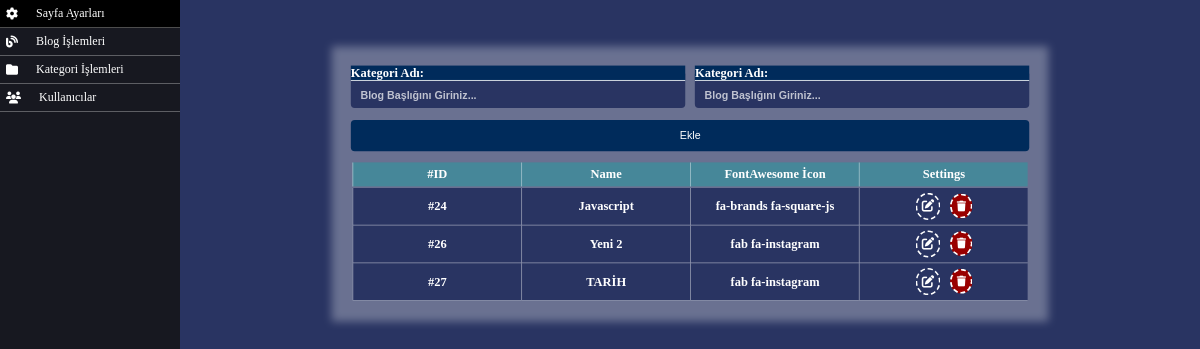
Page /nedmin/category-settings.php (signed in) on the committed database.
### tables this page shows
CREATE TABLE `category` (
  `id` int(11) NOT NULL,
  `name` varchar(100) NOT NULL,
  `icon` varchar(250) NOT NULL
);

### public/db/connection.php (called while the page is built, shortened)
<?php
    try {
        class DB {
            private $db = null;
            public function __construct()
            {
                try{
                    $this->db = new PDO("mysql:host=localhost;dbname=blog;charset=utf8", "root", "");
                }catch(Exception $e){
                }
            }
            public function getAll($table) {
                $s = $this->db->prepare("SELECT * FROM $table");
                $s->execute();
                return $s->fetchAll();
            }
        }
        } catch (PDOException $e) {
            echo $e->getMessage();
        }
?>

### public/nedmin/category-settings.php (the view)
<!DOCTYPE html>
<html lang="en">
<head>
    <?php
    include "head.php";
    $db = new DB();
    $category = $db->getAll("category");
    ?>
</head>
<body>
    <?php include "menu/menu.php";?>
    <main class="admin__main">
        <form action="../db/category.php" method="POST" class="page__settings__form">
                <div class="form-control ">
                    <label for="title">Kategori Adı:</label>
                    <input type="text" id="title" name="name"
                        placeholder="Blog Başlığını Giriniz...">
                </div>
                <div class="form-control ">
                    <label for="title">Kategori Adı:</label>
                    <input type="text" id="title" name="icon"
                        placeholder="Blog Başlığını Giriniz...">
                </div>
                <button name="category_ekle" class="page__settings__button">Ekle</button>
                <table class="table form-control full">
                    <thead class="table-head">
                        <tr class="table-row">
                            <th class="table-col">#ID</th>
                            <th class="table-col">Name</th>
                            <th class="table-col">FontAwesome İcon</th>
                            <th class="table-col">Settings</th>
                        </tr>
                    </thead>
                    <tbody class="table-body">
                        <?php foreach ($category as $key => $c) {?>
                            <tr class="table-row">
                            <th class="table-col">#<?php echo $c["id"];?></th>
                            <th class="table-col"><?php echo $c["name"];?></th>
                            <th class="table-col"><?php echo $c["icon"];?></th>
                            <th class="table-col">
                                <a href="category-edit.php?id=<?php echo $c["id"];?>" title="Edit -> Düzenleme İşlemi" class="edit"><i class="fa-solid fa-pen-to-square"></i></a>
                                <button name="delete" value="<?php echo $c["id"];?>"  title="Delete -> Silme İşlemi" class="del"><i class="fa-solid fa-trash"></i></button>
                            </th>
                            </tr class="table-row">
                       <?php } ?>
                    </tbody>
                </table>
        </form>
        <br>
    </main>
</body>
</html>

### public/css/admin.css (style rules this page uses)
.admin__main { position: fixed; top: 0; right: 0; width: 85%; padding: 1rem; height: 100vh; overflow: auto; background: #293462; color: white; font-weight: 900; font-family: 'Raleway', sans-serif; }
.admin__main .page__settings__form { margin: auto; display: block; padding: 2rem; font-size: 1.3rem; font-family: cursive; display: grid; grid-template-columns: 1fr 1fr; transform: scale(0.8); width: 90%; align-items: center; gap: 1rem; }
.admin__main .page__settings__form::after { content: ""; background-color: #fff; opacity: .3; -webkit-filter: blur(5px); width: 100%; height: 100%; position: absolute; z-index: -1; }
.admin__main .page__settings__form .form-control { position: relative; }
.admin__main .page__settings__form .form-control ::placeholder { color: white; opacity: .7; }
.admin__main .page__settings__form .form-control.full { grid-column: 1/span 2; }
.admin__main .page__settings__form .form-control input, .admin__main .page__settings__form .form-control textarea, .admin__main .page__settings__form .form-control select { margin-top: .5rem; padding: 2rem 1rem .7rem 1rem; border: none; outline: none; background-color: #293462; color: #fff; font-weight: 900; width: 100%; border-radius: 5px; margin-bottom: .2rem; display: flex; align-items: center; }
.admin__main .page__settings__form .form-control label { position: absolute; top: 0; left: 0; border-bottom: 1px solid #fff; color: #fff; display: block; width: 100%; background: #002B5B; }
.admin__main .page__settings__button { background-color: #002B5B; color: #fff; padding: 1rem 1.2rem; border-radius: 5px; border: none; outline: none; grid-column: 1/span 2; cursor: pointer; }
.admin__main .table { width: 100%; }
.admin__main .table .table-head { background-color: #468799; }
.admin__main .table .table-head .table-row { display: flex; align-items: center; justify-content: center; width: 100%; }
.admin__main .table .table-head .table-row .table-col { border-left: 1px solid rgba(255, 255, 255, 0.5); width: 100%; padding: .5rem; }
.admin__main .table .table-body { width: 100%; background-color: #293462; }
.admin__main .table .table-body .table-row { display: flex; justify-content: center; width: 100%; }
.admin__main .table .table-body .table-row .table-col { border-left: 1px solid rgba(255, 255, 255, 0.5); border-bottom: 1px solid rgba(255, 255, 255, 0.5); width: 100%; padding: .5rem; display: flex; align-items: center; justify-content: center; gap: 1rem; }
.admin__main .table .table-body .table-row .table-col .add, .admin__main .table .table-body .table-row .table-col .edit, .admin__main .table .table-body .table-row .table-col .del { padding: .5rem; border-radius: 50%; outline: none; cursor: pointer; background: transparent; color: #fff; border: 2px dashed white; }
.admin__main .table .table-body .table-row .table-col .del { background-color: #900; }
* { padding: 0; margin: 0; box-sizing: border-box; }
html { font-size: 12px; }
a { text-decoration: none; }

### rows in the picture
category: id "24", name "Javascript", icon "fa-brands fa-square-js"
category: id "26", name "Yeni 2", icon "fab fa-instagram"
category: id "27", name "TARİH", icon "fab fa-instagram"
